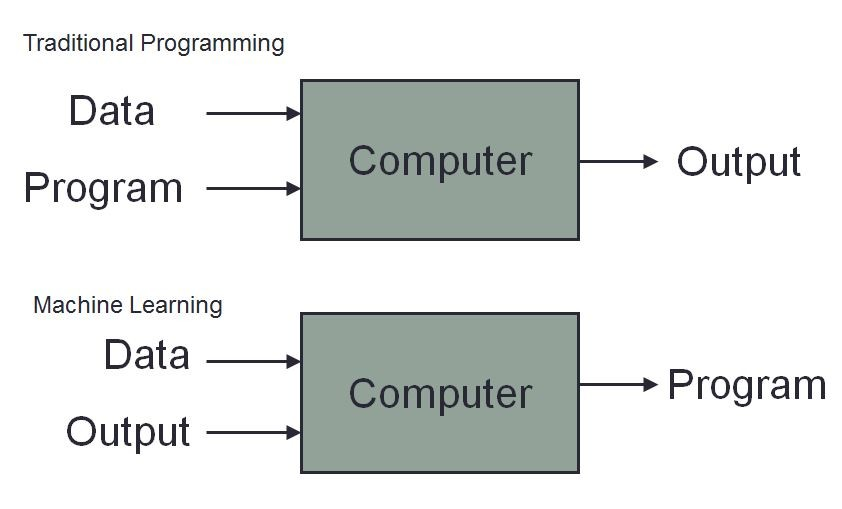
#> input picture OPEN CV/Camera-app/0.jpeg, 842 x 509 px, found by its file name
$ python p1.py
#> lines starting #> are read from the running program, lines starting #| are printed output that depends on the picture
# import the OpenCV package
import cv2

# load the image with imread()
imageSource = '/home/akash/Documents/Computer Vision/OPEN CV/Camera-app-using-opencv-master/0.jpeg'
img = cv2.imread(imageSource)
#> img is the input picture: shape (509, 842, 3); mean B, G, R 225.4, 226.9, 223.8

# copy image to display all 4 variations
horizontal_img = img.copy()
vertical_img = img.copy()
both_img = img.copy()

# flip img horizontally, vertically,
# and both axes with flip()
horizontal_img = cv2.flip( img, 0 )
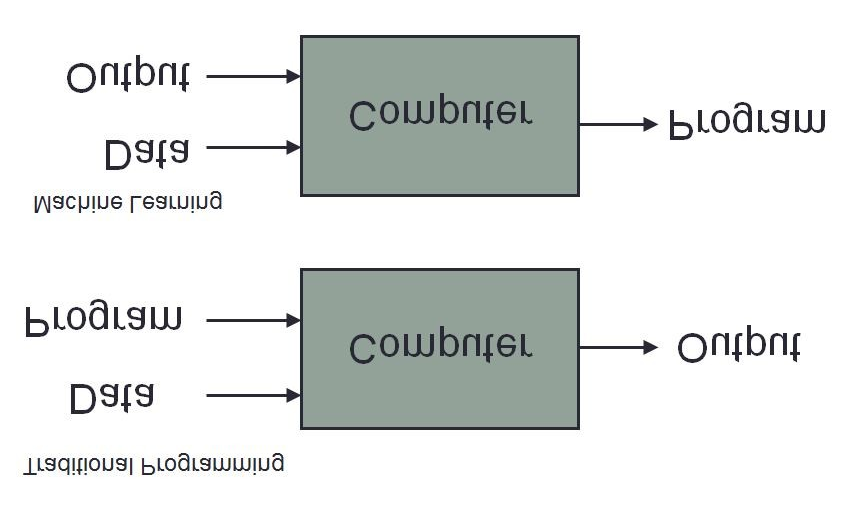
#> horizontal_img: shape (509, 842, 3); mean B, G, R 225.4, 226.9, 223.8
vertical_img = cv2.flip( img, 1 )
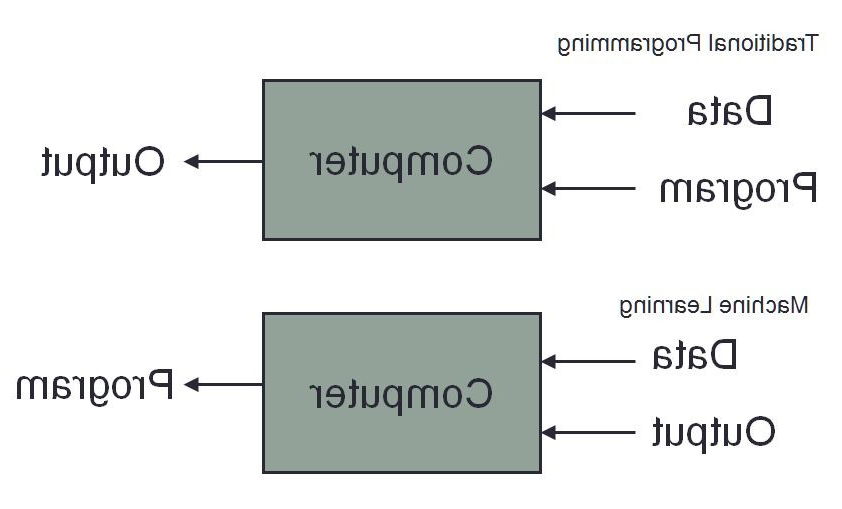
#> vertical_img: shape (509, 842, 3); mean B, G, R 225.4, 226.9, 223.8
both_img = cv2.flip( img, -1 )
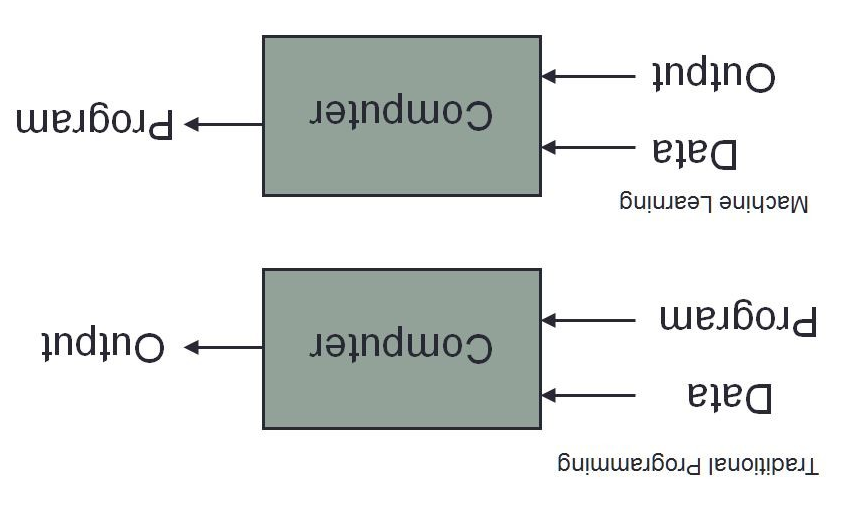
#> both_img: shape (509, 842, 3); mean B, G, R 225.4, 226.9, 223.8

# display the images on screen with imshow()
cv2.imshow( "Original", img )
# cv2.imshow( "Horizontal flip", horizontal_img )
cv2.imshow( "Vertical flip", vertical_img )
# cv2.imshow( "Both flip", both_img )


# wait time in milliseconds
# this is required to show the image
# 0 = wait indefinitely
cv2.waitKey(0)

# close the windows
cv2.destroyAllWindows()
